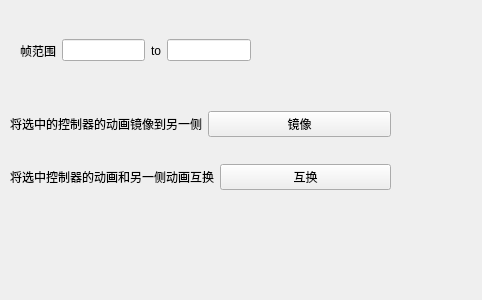
<?xml version="1.0" encoding="UTF-8"?>
<ui version="4.0">
 <class>Form</class>
 <widget class="QWidget" name="Form">
  <property name="geometry">
   <rect>
    <x>0</x>
    <y>0</y>
    <width>482</width>
    <height>300</height>
   </rect>
  </property>
  <property name="windowTitle">
   <string>镜像控制器动画</string>
  </property>
  <widget class="QWidget" name="layoutWidget">
   <property name="geometry">
    <rect>
     <x>10</x>
     <y>90</y>
     <width>381</width>
     <height>121</height>
    </rect>
   </property>
   <layout class="QVBoxLayout" name="verticalLayout">
    <item>
     <layout class="QHBoxLayout" name="horizontalLayout">
      <item>
       <widget class="QLabel" name="label">
        <property name="text">
         <string>将选中的控制器的动画镜像到另一侧</string>
        </property>
       </widget>
      </item>
      <item>
       <widget class="QPushButton" name="pushButton">
        <property name="text">
         <string>镜像</string>
        </property>
       </widget>
      </item>
     </layout>
    </item>
    <item>
     <layout class="QHBoxLayout" name="horizontalLayout_2">
      <item>
       <widget class="QLabel" name="label_2">
        <property name="text">
         <string>将选中控制器的动画和另一侧动画互换</string>
        </property>
       </widget>
      </item>
      <item>
       <widget class="QPushButton" name="pushButton_2">
        <property name="text">
         <string>互换</string>
        </property>
       </widget>
      </item>
     </layout>
    </item>
   </layout>
  </widget>
  <widget class="QWidget" name="">
   <property name="geometry">
    <rect>
     <x>20</x>
     <y>30</y>
     <width>231</width>
     <height>41</height>
    </rect>
   </property>
   <layout class="QHBoxLayout" name="horizontalLayout_3">
    <item>
     <widget class="QLabel" name="label_3">
      <property name="text">
       <string>帧范围</string>
      </property>
     </widget>
    </item>
    <item>
     <widget class="QLineEdit" name="lineEdit">
      <property name="sizePolicy">
       <sizepolicy hsizetype="Preferred" vsizetype="Fixed">
        <horstretch>0</horstretch>
        <verstretch>0</verstretch>
       </sizepolicy>
      </property>
      <property name="minimumSize">
       <size>
        <width>0</width>
        <height>0</height>
       </size>
      </property>
     </widget>
    </item>
    <item>
     <widget class="QLabel" name="label_4">
      <property name="text">
       <string>to</string>
      </property>
     </widget>
    </item>
    <item>
     <widget class="QLineEdit" name="lineEdit_2">
      <property name="sizePolicy">
       <sizepolicy hsizetype="Preferred" vsizetype="Fixed">
        <horstretch>0</horstretch>
        <verstretch>0</verstretch>
       </sizepolicy>
      </property>
     </widget>
    </item>
   </layout>
  </widget>
 </widget>
 <resources/>
 <connections/>
</ui>
